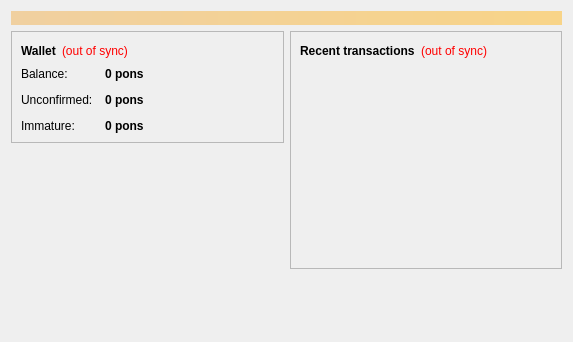
<?xml version="1.0" encoding="UTF-8"?>
<ui version="4.0">
 <class>OverviewPage</class>
 <widget class="QWidget" name="OverviewPage">
  <property name="geometry">
   <rect>
    <x>0</x>
    <y>0</y>
    <width>573</width>
    <height>342</height>
   </rect>
  </property>
  <property name="windowTitle">
   <string>Form</string>
  </property>
  <layout class="QVBoxLayout" name="topLayout">
   <item>
    <widget class="QLabel" name="labelAlerts">
     <property name="visible">
      <bool>false</bool>
     </property>
     <property name="styleSheet">
      <string notr="true">background-color: qlineargradient(x1: 0, y1: 0, x2: 1, y2: 0, stop:0 #F0D0A0, stop:1 #F8D488); color:#000000;</string>
     </property>
     <property name="wordWrap">
      <bool>true</bool>
     </property>
     <property name="margin">
      <number>3</number>
     </property>
    </widget>
   </item>
   <item>
    <layout class="QHBoxLayout" name="horizontalLayout" stretch="1,1">
     <item>
      <layout class="QVBoxLayout" name="verticalLayout_2">
       <item>
        <widget class="QFrame" name="frame">
         <property name="frameShape">
          <enum>QFrame::StyledPanel</enum>
         </property>
         <property name="frameShadow">
          <enum>QFrame::Raised</enum>
         </property>
         <layout class="QVBoxLayout" name="verticalLayout_4">
          <item>
           <layout class="QHBoxLayout" name="horizontalLayout_4">
            <item>
             <widget class="QLabel" name="label_5">
              <property name="font">
               <font>
                <weight>75</weight>
                <bold>true</bold>
               </font>
              </property>
              <property name="text">
               <string>Wallet</string>
              </property>
             </widget>
            </item>
            <item>
             <widget class="QLabel" name="labelWalletStatus">
              <property name="toolTip">
               <string>The displayed information may be out of date. Your wallet automatically synchronizes with the Ponscoin network after a connection is established, but this process has not completed yet.</string>
              </property>
              <property name="styleSheet">
               <string notr="true">QLabel { color: red; }</string>
              </property>
              <property name="text">
               <string notr="true">(out of sync)</string>
              </property>
              <property name="alignment">
               <set>Qt::AlignLeading|Qt::AlignLeft|Qt::AlignVCenter</set>
              </property>
             </widget>
            </item>
            <item>
             <spacer name="horizontalSpacer_2">
              <property name="orientation">
               <enum>Qt::Horizontal</enum>
              </property>
              <property name="sizeHint" stdset="0">
               <size>
                <width>40</width>
                <height>20</height>
               </size>
              </property>
             </spacer>
            </item>
           </layout>
          </item>
          <item>
           <layout class="QFormLayout" name="formLayout_2">
            <property name="fieldGrowthPolicy">
             <enum>QFormLayout::AllNonFixedFieldsGrow</enum>
            </property>
            <property name="horizontalSpacing">
             <number>12</number>
            </property>
            <property name="verticalSpacing">
             <number>12</number>
            </property>
            <item row="0" column="0">
             <widget class="QLabel" name="label">
              <property name="text">
               <string>Balance:</string>
              </property>
             </widget>
            </item>
            <item row="0" column="1">
             <widget class="QLabel" name="labelBalance">
              <property name="font">
               <font>
                <weight>75</weight>
                <bold>true</bold>
               </font>
              </property>
              <property name="cursor">
               <cursorShape>IBeamCursor</cursorShape>
              </property>
              <property name="toolTip">
               <string>Your current balance</string>
              </property>
              <property name="text">
               <string notr="true">0 pons</string>
              </property>
              <property name="textInteractionFlags">
               <set>Qt::LinksAccessibleByMouse|Qt::TextSelectableByKeyboard|Qt::TextSelectableByMouse</set>
              </property>
             </widget>
            </item>
            <item row="1" column="0">
             <widget class="QLabel" name="label_3">
              <property name="text">
               <string>Unconfirmed:</string>
              </property>
             </widget>
            </item>
            <item row="1" column="1">
             <widget class="QLabel" name="labelUnconfirmed">
              <property name="font">
               <font>
                <weight>75</weight>
                <bold>true</bold>
               </font>
              </property>
              <property name="cursor">
               <cursorShape>IBeamCursor</cursorShape>
              </property>
              <property name="toolTip">
               <string>Total of transactions that have yet to be confirmed, and do not yet count toward the current balance</string>
              </property>
              <property name="text">
               <string notr="true">0 pons</string>
              </property>
              <property name="textInteractionFlags">
               <set>Qt::LinksAccessibleByMouse|Qt::TextSelectableByKeyboard|Qt::TextSelectableByMouse</set>
              </property>
             </widget>
            </item>
            <item row="2" column="0">
             <widget class="QLabel" name="labelImmatureText">
              <property name="text">
               <string>Immature:</string>
              </property>
             </widget>
            </item>
            <item row="2" column="1">
             <widget class="QLabel" name="labelImmature">
              <property name="font">
               <font>
                <weight>75</weight>
                <bold>true</bold>
               </font>
              </property>
              <property name="toolTip">
               <string>Mined balance that has not yet matured</string>
              </property>
              <property name="text">
               <string notr="true">0 pons</string>
              </property>
              <property name="textInteractionFlags">
               <set>Qt::LinksAccessibleByMouse|Qt::TextSelectableByKeyboard|Qt::TextSelectableByMouse</set>
              </property>
             </widget>
            </item>
           </layout>
          </item>
         </layout>
        </widget>
       </item>
       <item>
        <spacer name="verticalSpacer">
         <property name="orientation">
          <enum>Qt::Vertical</enum>
         </property>
         <property name="sizeHint" stdset="0">
          <size>
           <width>20</width>
           <height>40</height>
          </size>
         </property>
        </spacer>
       </item>
      </layout>
     </item>
     <item>
      <layout class="QVBoxLayout" name="verticalLayout_3">
       <item>
        <widget class="QFrame" name="frame_2">
         <property name="frameShape">
          <enum>QFrame::StyledPanel</enum>
         </property>
         <property name="frameShadow">
          <enum>QFrame::Raised</enum>
         </property>
         <layout class="QVBoxLayout" name="verticalLayout">
          <item>
           <layout class="QHBoxLayout" name="horizontalLayout_2">
            <item>
             <widget class="QLabel" name="label_4">
              <property name="text">
               <string>&lt;b&gt;Recent transactions&lt;/b&gt;</string>
              </property>
             </widget>
            </item>
            <item>
             <widget class="QLabel" name="labelTransactionsStatus">
              <property name="toolTip">
               <string>The displayed information may be out of date. Your wallet automatically synchronizes with the Ponscoin network after a connection is established, but this process has not completed yet.</string>
              </property>
              <property name="styleSheet">
               <string notr="true">QLabel { color: red; }</string>
              </property>
              <property name="text">
               <string notr="true">(out of sync)</string>
              </property>
              <property name="alignment">
               <set>Qt::AlignRight|Qt::AlignTrailing|Qt::AlignVCenter</set>
              </property>
             </widget>
            </item>
            <item>
             <spacer name="horizontalSpacer">
              <property name="orientation">
               <enum>Qt::Horizontal</enum>
              </property>
              <property name="sizeHint" stdset="0">
               <size>
                <width>40</width>
                <height>20</height>
               </size>
              </property>
             </spacer>
            </item>
           </layout>
          </item>
          <item>
           <widget class="QListView" name="listTransactions">
            <property name="styleSheet">
             <string notr="true">QListView { background: transparent; }</string>
            </property>
            <property name="frameShape">
             <enum>QFrame::NoFrame</enum>
            </property>
            <property name="verticalScrollBarPolicy">
             <enum>Qt::ScrollBarAlwaysOff</enum>
            </property>
            <property name="horizontalScrollBarPolicy">
             <enum>Qt::ScrollBarAlwaysOff</enum>
            </property>
            <property name="selectionMode">
             <enum>QAbstractItemView::NoSelection</enum>
            </property>
           </widget>
          </item>
         </layout>
        </widget>
       </item>
       <item>
        <spacer name="verticalSpacer_2">
         <property name="orientation">
          <enum>Qt::Vertical</enum>
         </property>
         <property name="sizeHint" stdset="0">
          <size>
           <width>20</width>
           <height>40</height>
          </size>
         </property>
        </spacer>
       </item>
      </layout>
     </item>
    </layout>
   </item>
  </layout>
 </widget>
 <resources/>
 <connections/>
</ui>
